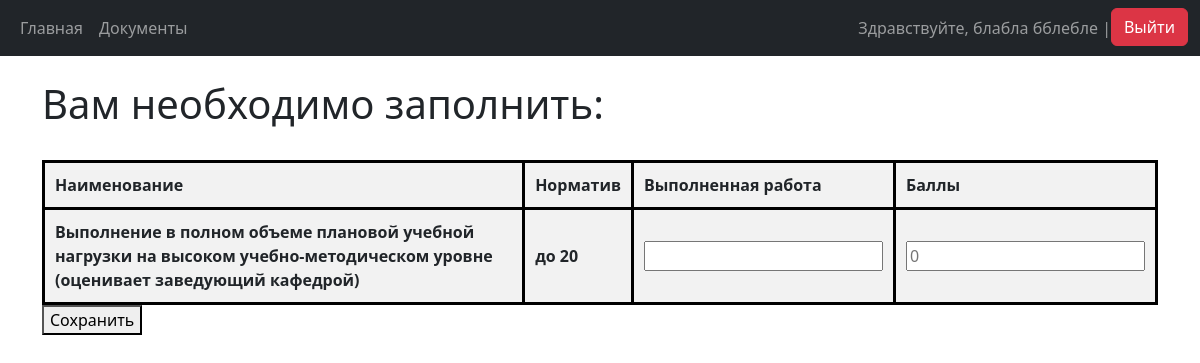
Before: / (signed in) with the older database file.
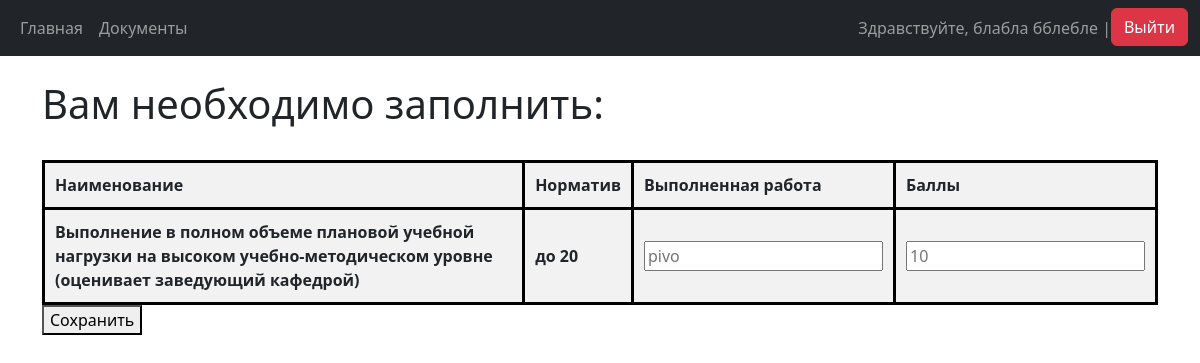
After: the same page with the newer database file.
### main_app/models.py (models this page shows, shortened)
class Grading(models.Model):
    user = models.ForeignKey(User, verbose_name='Юзер', on_delete=models.CASCADE)
    used_standard = models.ForeignKey(Criteria, verbose_name='Наименование работ', on_delete=models.PROTECT)
    work_done = models.CharField(verbose_name='Выполненная работа', max_length=400, blank=True)
    rating = models.PositiveIntegerField(verbose_name='Баллы', default=0)
    class Meta:
        constraints = [
            models.UniqueConstraint(fields=['user', 'used_standard'], name='unique_user_data')
        ]
        verbose_name = 'Выполненные работы'
        verbose_name_plural = 'Выполненные работы'

class Criteria(models.Model):
    title = models.CharField(verbose_name='Наименование работ', max_length=200, blank=False)
    standard_in_points = models.CharField(verbose_name='Норматив в баллах', max_length=30, blank=False)
    table_title = models.ForeignKey(Table, verbose_name='Таблица', on_delete=models.PROTECT, null=True, blank=True)
    class Meta:
        verbose_name = 'Работы и нормативы'
        verbose_name_plural = 'Работы и нормативы'
    def __str__(self):
        return self.title

### main_app/views.py (the view)
# urls.py: path('', views.home_page, name='home'),
def home_page(request):
    user = request.user
    gradings = models.Grading.objects.all()
    criterias = models.Criteria.objects.all()
    info = info_table.InfoTable(user)
    info.find_user_grading(gradings, criterias)
    context = {
        'info': info
    }
    return render(request, 'main/home.html', context)

### main_app/info_table.py (called while the page is built)
    def find_user_grading(self, gradings: list[models.Grading], criterias: list[models.Criteria]) -> None:
        for grading in gradings:
            if grading.user.username == self.user.username:
                for criteria in criterias:
                    if str(criteria.title) == str(grading.used_standard):
                        new_table = Table(grading, criteria)
                        self.user_tables.append(new_table)

### templates/main/home.html (shortened to what this page needs)
{% extends 'main/base.html' %}
{% block content %}
<div class="users_info">
    {% if info.user_tables|length > 0 %}
    <br>
    <h1>Вам необходимо заполнить:</h1>
    <br>
    <form method="POST" action="{% url 'save-form' %}">
        <table border="3">
            <tr>
                <th>Наименование</th>
                <th>Норматив</th>
                <th>Выполненная работа</th>
                <th>Баллы</th>
            </tr>
            {% for table in info.user_tables %}
            <tr>
                <th>{{ table.grading.used_standard }}</th>
                <th>{{ table.criteria.standard_in_points }}</th>
                <th><input type="text"
                           name="work_done_{{ table.grading.user.username }}_{{ table.grading.used_standard }}"
                           placeholder="{{ table.grading.work_done }}"></th>
                <th><input type="number"
                           name="points_{{ table.grading.user.username }}_{{ table.grading.used_standard }}"
                           placeholder="{{ table.grading.rating }}"></th>
            </tr>
            {% endfor %}
        </table>
        <button type="submit">Сохранить</button>
    </form>
    {% else %}
    <br>
    <h1>На данный момент заполнять ничего не требуется.</h1>
    <br>
    {% endif %}
</div>
{% endblock %}

### templates/main/base.html (shortened to what this page needs)
<!DOCTYPE html>
<html lang="en">
<head>
    <link href="https://cdn.jsdelivr.net/npm/bootstrap@5.3.3/dist/css/bootstrap.min.css"
           rel="stylesheet"
>
    {% load crispy_forms_tags %}
</head>
<body>
    <nav class="navbar navbar-expand-lg navbar-dark bg-dark">
        <div class="container-fluid">
            <div>
                <ul class="navbar-nav">
                    <li class="nav-item">
                        <a class="nav-link" href="/home">Главная</a>
                    </li>
                    <li class="nav-item">
                        <a class="nav-link" href="/create-post">Документы</a>
                    </li>
                </ul>
            </div>
            <div>
                <ul class="navbar-nav">
                    {% if user.is_authenticated %}
                    <span class="navbar-text">Здравствуйте, {{ user.first_name }}
                        {{ user.last_name }} | </span>
                    <form action="{% url 'logout' %}" method="post">
                        <button type="submit" class="btn btn-danger">Выйти</button>
                    </form>
                    {% else %}
                    <li class="nav-item">
                        <a class="nav-link" href="/login">Войти</a>
                    </li>
                    {% endif %}
                </ul>
            </div>
        </div>
    </nav>
    <div class="container">
        {% block content %}
        {% endblock %}
    </div>
</body>
</html>

### templates/main/home.html (style rules this page uses)
table { border-collapse: collapse; width: 100%; }
th, td { padding: 10px; text-align: left; border: 3px solid black; }
th { background-color: #f2f2f2; }

Changed rows visible on the page:
changed Grading: grading.rating "0" → "10"
Other visible differences:
new list line: "pivo"
